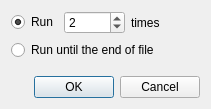
<?xml version="1.0" encoding="UTF-8"?>
<ui version="4.0">
 <class>RunMacroDialog</class>
 <widget class="QDialog" name="RunMacroDialog">
  <property name="windowModality">
   <enum>Qt::WindowModal</enum>
  </property>
  <property name="geometry">
   <rect>
    <x>0</x>
    <y>0</y>
    <width>265</width>
    <height>115</height>
   </rect>
  </property>
  <property name="sizePolicy">
   <sizepolicy hsizetype="Fixed" vsizetype="Fixed">
    <horstretch>0</horstretch>
    <verstretch>0</verstretch>
   </sizepolicy>
  </property>
  <property name="windowTitle">
   <string>Run Macro</string>
  </property>
  <property name="modal">
   <bool>true</bool>
  </property>
  <layout class="QVBoxLayout" name="verticalLayout">
   <property name="sizeConstraint">
    <enum>QLayout::SetFixedSize</enum>
   </property>
   <item>
    <layout class="QHBoxLayout" name="horizontalLayout">
     <item>
      <widget class="QRadioButton" name="rbNbTimes">
       <property name="text">
        <string>Run</string>
       </property>
       <property name="checked">
        <bool>true</bool>
       </property>
      </widget>
     </item>
     <item>
      <widget class="QSpinBox" name="spbNbTimes">
       <property name="sizePolicy">
        <sizepolicy hsizetype="Fixed" vsizetype="Fixed">
         <horstretch>0</horstretch>
         <verstretch>0</verstretch>
        </sizepolicy>
       </property>
       <property name="minimum">
        <number>1</number>
       </property>
       <property name="maximum">
        <number>10000</number>
       </property>
       <property name="value">
        <number>2</number>
       </property>
      </widget>
     </item>
     <item>
      <widget class="QLabel" name="label">
       <property name="text">
        <string>times</string>
       </property>
      </widget>
     </item>
     <item>
      <spacer name="horizontalSpacer">
       <property name="orientation">
        <enum>Qt::Horizontal</enum>
       </property>
       <property name="sizeHint" stdset="0">
        <size>
         <width>40</width>
         <height>20</height>
        </size>
       </property>
      </spacer>
     </item>
    </layout>
   </item>
   <item>
    <widget class="QRadioButton" name="rbUntilEndOfFile">
     <property name="text">
      <string>Run until the end of file</string>
     </property>
    </widget>
   </item>
   <item>
    <spacer name="verticalSpacer">
     <property name="orientation">
      <enum>Qt::Vertical</enum>
     </property>
     <property name="sizeHint" stdset="0">
      <size>
       <width>10</width>
       <height>10</height>
      </size>
     </property>
    </spacer>
   </item>
   <item>
    <widget class="QDialogButtonBox" name="buttonBox">
     <property name="orientation">
      <enum>Qt::Horizontal</enum>
     </property>
     <property name="standardButtons">
      <set>QDialogButtonBox::Cancel|QDialogButtonBox::Ok</set>
     </property>
     <property name="centerButtons">
      <bool>false</bool>
     </property>
    </widget>
   </item>
  </layout>
 </widget>
 <resources/>
 <connections>
  <connection>
   <sender>buttonBox</sender>
   <signal>accepted()</signal>
   <receiver>RunMacroDialog</receiver>
   <slot>accept()</slot>
   <hints>
    <hint type="sourcelabel">
     <x>248</x>
     <y>254</y>
    </hint>
    <hint type="destinationlabel">
     <x>157</x>
     <y>274</y>
    </hint>
   </hints>
  </connection>
  <connection>
   <sender>buttonBox</sender>
   <signal>rejected()</signal>
   <receiver>RunMacroDialog</receiver>
   <slot>reject()</slot>
   <hints>
    <hint type="sourcelabel">
     <x>316</x>
     <y>260</y>
    </hint>
    <hint type="destinationlabel">
     <x>286</x>
     <y>274</y>
    </hint>
   </hints>
  </connection>
 </connections>
</ui>
